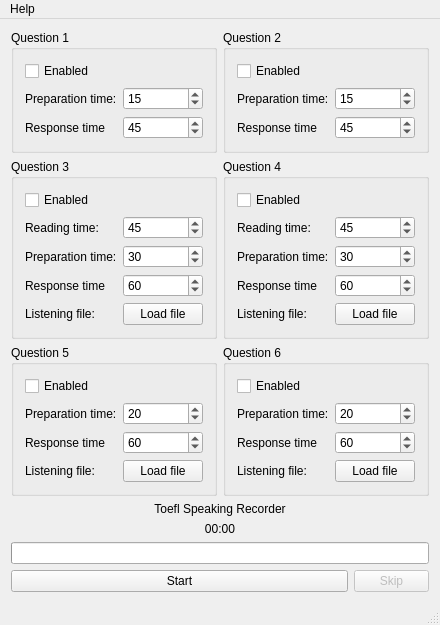
<?xml version="1.0" encoding="UTF-8"?>
<ui version="4.0">
 <class>MainWindow</class>
 <widget class="QMainWindow" name="MainWindow">
  <property name="geometry">
   <rect>
    <x>0</x>
    <y>0</y>
    <width>398</width>
    <height>567</height>
   </rect>
  </property>
  <property name="windowTitle">
   <string>Toefl Speaking Recorder</string>
  </property>
  <widget class="QWidget" name="centralWidget">
   <layout class="QVBoxLayout" name="verticalLayout_2">
    <item>
     <layout class="QGridLayout" name="gridLayout_7">
      <item row="0" column="0">
       <widget class="QGroupBox" name="groupBox">
        <property name="title">
         <string>Question 1</string>
        </property>
        <layout class="QGridLayout" name="gridLayout_2">
         <item row="0" column="0">
          <layout class="QFormLayout" name="formLayout_6">
           <item row="0" column="0">
            <widget class="QCheckBox" name="chkQ1">
             <property name="text">
              <string>Enabled</string>
             </property>
            </widget>
           </item>
           <item row="1" column="0">
            <widget class="QLabel" name="label">
             <property name="text">
              <string>Preparation time:</string>
             </property>
            </widget>
           </item>
           <item row="1" column="1">
            <widget class="QSpinBox" name="spbQ1P">
             <property name="maximum">
              <number>120</number>
             </property>
             <property name="value">
              <number>15</number>
             </property>
            </widget>
           </item>
           <item row="2" column="0">
            <widget class="QLabel" name="label_2">
             <property name="text">
              <string>Response time</string>
             </property>
            </widget>
           </item>
           <item row="2" column="1">
            <widget class="QSpinBox" name="spbQ1R">
             <property name="value">
              <number>45</number>
             </property>
            </widget>
           </item>
          </layout>
         </item>
        </layout>
       </widget>
      </item>
      <item row="0" column="1">
       <widget class="QGroupBox" name="groupBox_2">
        <property name="title">
         <string>Question 2</string>
        </property>
        <layout class="QGridLayout" name="gridLayout_3">
         <item row="0" column="0">
          <layout class="QFormLayout" name="formLayout_5">
           <item row="0" column="0">
            <widget class="QCheckBox" name="chkQ2">
             <property name="text">
              <string>Enabled</string>
             </property>
            </widget>
           </item>
           <item row="1" column="0">
            <widget class="QLabel" name="label_3">
             <property name="text">
              <string>Preparation time:</string>
             </property>
            </widget>
           </item>
           <item row="1" column="1">
            <widget class="QSpinBox" name="spbQ2P">
             <property name="maximum">
              <number>120</number>
             </property>
             <property name="value">
              <number>15</number>
             </property>
            </widget>
           </item>
           <item row="2" column="0">
            <widget class="QLabel" name="label_4">
             <property name="text">
              <string>Response time</string>
             </property>
            </widget>
           </item>
           <item row="2" column="1">
            <widget class="QSpinBox" name="spbQ2R">
             <property name="value">
              <number>45</number>
             </property>
            </widget>
           </item>
          </layout>
         </item>
        </layout>
       </widget>
      </item>
      <item row="1" column="0">
       <widget class="QGroupBox" name="groupBox_3">
        <property name="title">
         <string>Question 3</string>
        </property>
        <layout class="QGridLayout" name="gridLayout">
         <item row="0" column="0">
          <layout class="QFormLayout" name="formLayout_3">
           <item row="0" column="0">
            <widget class="QCheckBox" name="chkQ3">
             <property name="text">
              <string>Enabled</string>
             </property>
            </widget>
           </item>
           <item row="1" column="0">
            <widget class="QLabel" name="label_13">
             <property name="text">
              <string>Reading time:</string>
             </property>
            </widget>
           </item>
           <item row="1" column="1">
            <widget class="QSpinBox" name="spinBox_13">
             <property name="maximum">
              <number>120</number>
             </property>
             <property name="value">
              <number>45</number>
             </property>
            </widget>
           </item>
           <item row="2" column="0">
            <widget class="QLabel" name="label_5">
             <property name="text">
              <string>Preparation time:</string>
             </property>
            </widget>
           </item>
           <item row="2" column="1">
            <widget class="QSpinBox" name="spinBox_5">
             <property name="maximum">
              <number>120</number>
             </property>
             <property name="value">
              <number>30</number>
             </property>
            </widget>
           </item>
           <item row="3" column="0">
            <widget class="QLabel" name="label_6">
             <property name="text">
              <string>Response time</string>
             </property>
            </widget>
           </item>
           <item row="3" column="1">
            <widget class="QSpinBox" name="spinBox_6">
             <property name="value">
              <number>60</number>
             </property>
            </widget>
           </item>
           <item row="4" column="0">
            <widget class="QLabel" name="label_20">
             <property name="text">
              <string>Listening file:</string>
             </property>
            </widget>
           </item>
           <item row="4" column="1">
            <widget class="QPushButton" name="pushButton_3">
             <property name="text">
              <string>Load file</string>
             </property>
            </widget>
           </item>
          </layout>
         </item>
        </layout>
       </widget>
      </item>
      <item row="1" column="1">
       <widget class="QGroupBox" name="groupBox_4">
        <property name="title">
         <string>Question 4</string>
        </property>
        <layout class="QGridLayout" name="gridLayout_4">
         <item row="0" column="0">
          <layout class="QFormLayout" name="formLayout_4">
           <item row="0" column="0">
            <widget class="QCheckBox" name="chkQ4">
             <property name="text">
              <string>Enabled</string>
             </property>
            </widget>
           </item>
           <item row="1" column="0">
            <widget class="QLabel" name="label_14">
             <property name="text">
              <string>Reading time:</string>
             </property>
            </widget>
           </item>
           <item row="1" column="1">
            <widget class="QSpinBox" name="spinBox_14">
             <property name="maximum">
              <number>120</number>
             </property>
             <property name="value">
              <number>45</number>
             </property>
            </widget>
           </item>
           <item row="2" column="0">
            <widget class="QLabel" name="label_7">
             <property name="text">
              <string>Preparation time:</string>
             </property>
            </widget>
           </item>
           <item row="2" column="1">
            <widget class="QSpinBox" name="spinBox_7">
             <property name="maximum">
              <number>120</number>
             </property>
             <property name="value">
              <number>30</number>
             </property>
            </widget>
           </item>
           <item row="3" column="0">
            <widget class="QLabel" name="label_8">
             <property name="text">
              <string>Response time</string>
             </property>
            </widget>
           </item>
           <item row="3" column="1">
            <widget class="QSpinBox" name="spinBox_8">
             <property name="value">
              <number>60</number>
             </property>
            </widget>
           </item>
           <item row="4" column="0">
            <widget class="QLabel" name="label_19">
             <property name="text">
              <string>Listening file:</string>
             </property>
            </widget>
           </item>
           <item row="4" column="1">
            <widget class="QPushButton" name="pushButton_4">
             <property name="text">
              <string>Load file</string>
             </property>
            </widget>
           </item>
          </layout>
         </item>
        </layout>
       </widget>
      </item>
      <item row="2" column="0">
       <widget class="QGroupBox" name="groupBox_5">
        <property name="title">
         <string>Question 5</string>
        </property>
        <layout class="QGridLayout" name="gridLayout_6">
         <item row="0" column="0">
          <layout class="QFormLayout" name="formLayout">
           <item row="0" column="0">
            <widget class="QCheckBox" name="chkQ5">
             <property name="text">
              <string>Enabled</string>
             </property>
            </widget>
           </item>
           <item row="1" column="0">
            <widget class="QLabel" name="label_9">
             <property name="text">
              <string>Preparation time:</string>
             </property>
            </widget>
           </item>
           <item row="1" column="1">
            <widget class="QSpinBox" name="spinBox_9">
             <property name="maximum">
              <number>120</number>
             </property>
             <property name="value">
              <number>20</number>
             </property>
            </widget>
           </item>
           <item row="2" column="0">
            <widget class="QLabel" name="label_10">
             <property name="text">
              <string>Response time</string>
             </property>
            </widget>
           </item>
           <item row="2" column="1">
            <widget class="QSpinBox" name="spinBox_10">
             <property name="value">
              <number>60</number>
             </property>
            </widget>
           </item>
           <item row="3" column="0">
            <widget class="QLabel" name="label_17">
             <property name="text">
              <string>Listening file:</string>
             </property>
            </widget>
           </item>
           <item row="3" column="1">
            <widget class="QPushButton" name="pushButton_5">
             <property name="text">
              <string>Load file</string>
             </property>
            </widget>
           </item>
          </layout>
         </item>
        </layout>
       </widget>
      </item>
      <item row="2" column="1">
       <widget class="QGroupBox" name="groupBox_6">
        <property name="title">
         <string>Question 6</string>
        </property>
        <layout class="QGridLayout" name="gridLayout_5">
         <item row="0" column="0">
          <layout class="QFormLayout" name="formLayout_2">
           <item row="0" column="0">
            <widget class="QCheckBox" name="chkQ6">
             <property name="text">
              <string>Enabled</string>
             </property>
            </widget>
           </item>
           <item row="1" column="0">
            <widget class="QLabel" name="label_11">
             <property name="text">
              <string>Preparation time:</string>
             </property>
            </widget>
           </item>
           <item row="1" column="1">
            <widget class="QSpinBox" name="spinBox_11">
             <property name="maximum">
              <number>120</number>
             </property>
             <property name="value">
              <number>20</number>
             </property>
            </widget>
           </item>
           <item row="2" column="0">
            <widget class="QLabel" name="label_12">
             <property name="text">
              <string>Response time</string>
             </property>
            </widget>
           </item>
           <item row="2" column="1">
            <widget class="QSpinBox" name="spinBox_12">
             <property name="value">
              <number>60</number>
             </property>
            </widget>
           </item>
           <item row="3" column="0">
            <widget class="QLabel" name="label_18">
             <property name="text">
              <string>Listening file:</string>
             </property>
            </widget>
           </item>
           <item row="3" column="1">
            <widget class="QPushButton" name="pushButton_6">
             <property name="text">
              <string>Load file</string>
             </property>
            </widget>
           </item>
          </layout>
         </item>
        </layout>
       </widget>
      </item>
     </layout>
    </item>
    <item>
     <layout class="QVBoxLayout" name="verticalLayout">
      <item>
       <spacer name="verticalSpacer">
        <property name="orientation">
         <enum>Qt::Vertical</enum>
        </property>
        <property name="sizeHint" stdset="0">
         <size>
          <width>20</width>
          <height>40</height>
         </size>
        </property>
       </spacer>
      </item>
      <item>
       <widget class="QLabel" name="lblStatus">
        <property name="text">
         <string>Toefl Speaking Recorder</string>
        </property>
        <property name="alignment">
         <set>Qt::AlignCenter</set>
        </property>
       </widget>
      </item>
      <item>
       <widget class="QLabel" name="lblTime">
        <property name="text">
         <string>00:00</string>
        </property>
        <property name="alignment">
         <set>Qt::AlignCenter</set>
        </property>
       </widget>
      </item>
      <item>
       <spacer name="verticalSpacer_2">
        <property name="orientation">
         <enum>Qt::Vertical</enum>
        </property>
        <property name="sizeHint" stdset="0">
         <size>
          <width>20</width>
          <height>40</height>
         </size>
        </property>
       </spacer>
      </item>
      <item>
       <widget class="QProgressBar" name="pbar">
        <property name="value">
         <number>0</number>
        </property>
        <property name="alignment">
         <set>Qt::AlignCenter</set>
        </property>
        <property name="textVisible">
         <bool>false</bool>
        </property>
        <property name="textDirection">
         <enum>QProgressBar::TopToBottom</enum>
        </property>
       </widget>
      </item>
      <item>
       <spacer name="verticalSpacer_3">
        <property name="orientation">
         <enum>Qt::Vertical</enum>
        </property>
        <property name="sizeHint" stdset="0">
         <size>
          <width>20</width>
          <height>40</height>
         </size>
        </property>
       </spacer>
      </item>
      <item>
       <layout class="QHBoxLayout" name="horizontalLayout">
        <item>
         <widget class="QPushButton" name="btnStart">
          <property name="text">
           <string>Start</string>
          </property>
         </widget>
        </item>
        <item>
         <widget class="QPushButton" name="btnSkip">
          <property name="enabled">
           <bool>false</bool>
          </property>
          <property name="maximumSize">
           <size>
            <width>75</width>
            <height>16777215</height>
           </size>
          </property>
          <property name="text">
           <string>Skip</string>
          </property>
         </widget>
        </item>
       </layout>
      </item>
     </layout>
    </item>
   </layout>
  </widget>
  <widget class="QMenuBar" name="menuBar">
   <property name="geometry">
    <rect>
     <x>0</x>
     <y>0</y>
     <width>398</width>
     <height>21</height>
    </rect>
   </property>
   <widget class="QMenu" name="menuHelp">
    <property name="title">
     <string>Help</string>
    </property>
    <addaction name="actionAbout"/>
   </widget>
   <addaction name="menuHelp"/>
  </widget>
  <widget class="QStatusBar" name="statusBar"/>
  <action name="actionAbout">
   <property name="text">
    <string>About...</string>
   </property>
  </action>
 </widget>
 <layoutdefault spacing="6" margin="11"/>
 <resources/>
 <connections/>
</ui>
